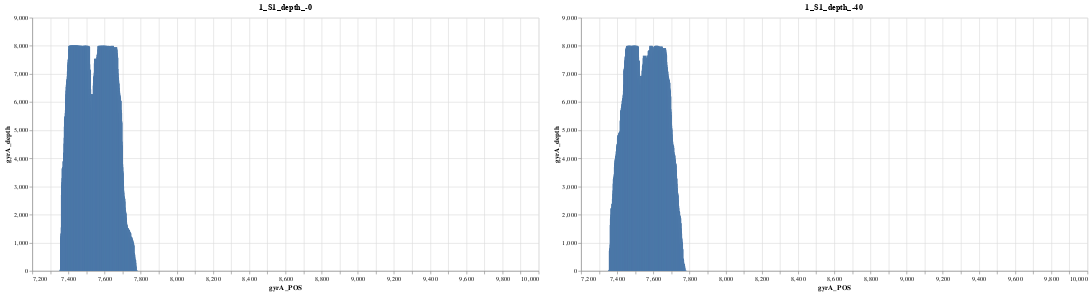

The cell this chart's notebook holds for it:
### Code cell
import altair as alt
import pandas as pd
import warnings

interval = alt.selection_interval(encodings=['x'])

warnings.simplefilter(action='ignore', category=FutureWarning)
path = "/homes/adrian/mdr_mtb-master/backup/results(-0)/qc/samtools_depth/10_S4/loci_depth/depth_"
gyrA = pd.read_csv(path + "gyrA.txt", header = 0, sep = '\t').drop(["#CHROM"], axis = 1)
gyrA = gyrA.rename(columns={"POS":"gyrA_POS","results/mapped/10_S4.sorted.bam":"gyrA_depth"})
depth = alt.Chart(gyrA).mark_bar().encode(
    x="gyrA_POS:Q",
    y="gyrA_depth:Q",
    tooltip=["gyrA_POS:Q","gyrA_depth:Q"]
).properties(width=800,height=400,title="1_S1_depth_-0").add_selection(
    interval
)

path2 = "/homes/adrian/mdr_mtb-master/backup/results(-40)/qc/samtools_depth/10_S4/loci_depth/depth_"
gyrA2 = pd.read_csv(path2 + "gyrA.txt", header = 0, sep = '\t').drop(["#CHROM"], axis = 1)
gyrA2 = gyrA2.rename(columns={"POS":"gyrA_POS","results/mapped/10_S4.sorted.bam":"gyrA_depth"})
depth2 = alt.Chart(gyrA2).mark_bar().encode(
    x=alt.X("gyrA_POS:Q"),
    y="gyrA_depth:Q",
    tooltip=["gyrA_POS:Q","gyrA_depth:Q"]
).properties(width=800,height=400,title="1_S1_depth_-40").add_selection(
    interval
)

depth | depth2

### Figure 1 — Vega-Lite specification as saved in the notebook (floating-point values rounded to 4 significant figures; data arrays with more than 128 entries replaced by an {"elided": "..."} marker saying what was removed)
{"config": {"view": {"continuousWidth": 400, "continuousHeight": 300}}, "hconcat": [{"data": {"name": "data-ade35b7140066cf713be766c54625166"}, "mark": "bar", "encoding": {"tooltip": [{"field": "gyrA_POS", "type": "quantitative"}, {"field": "gyrA_depth", "type": "quantitative"}], "x": {"field": "gyrA_POS", "type": "quantitative"}, "y": {"field": "gyrA_depth", "type": "quantitative"}}, "height": 400, "selection": {"selector001": {"type": "interval", "encodings": ["x"]}}, "title": "1_S1_depth_-0", "width": 800}, {"data": {"name": "data-ff533e69e007da8cf3a7da982d25be14"}, "mark": "bar", "encoding": {"tooltip": [{"field": "gyrA_POS", "type": "quantitative"}, {"field": "gyrA_depth", "type": "quantitative"}], "x": {"field": "gyrA_POS", "type": "quantitative"}, "y": {"field": "gyrA_depth", "type": "quantitative"}}, "height": 400, "selection": {"selector001": {"type": "interval", "encodings": ["x"]}}, "title": "1_S1_depth_-40", "width": 800}], "$schema": "https://vega.github.io/schema/vega-lite/v4.17.0.json", "datasets": {"data-ade35b7140066cf713be766c54625166": {"elided": "2517 records"}, "data-ff533e69e007da8cf3a7da982d25be14": {"elided": "2517 records"}}}
